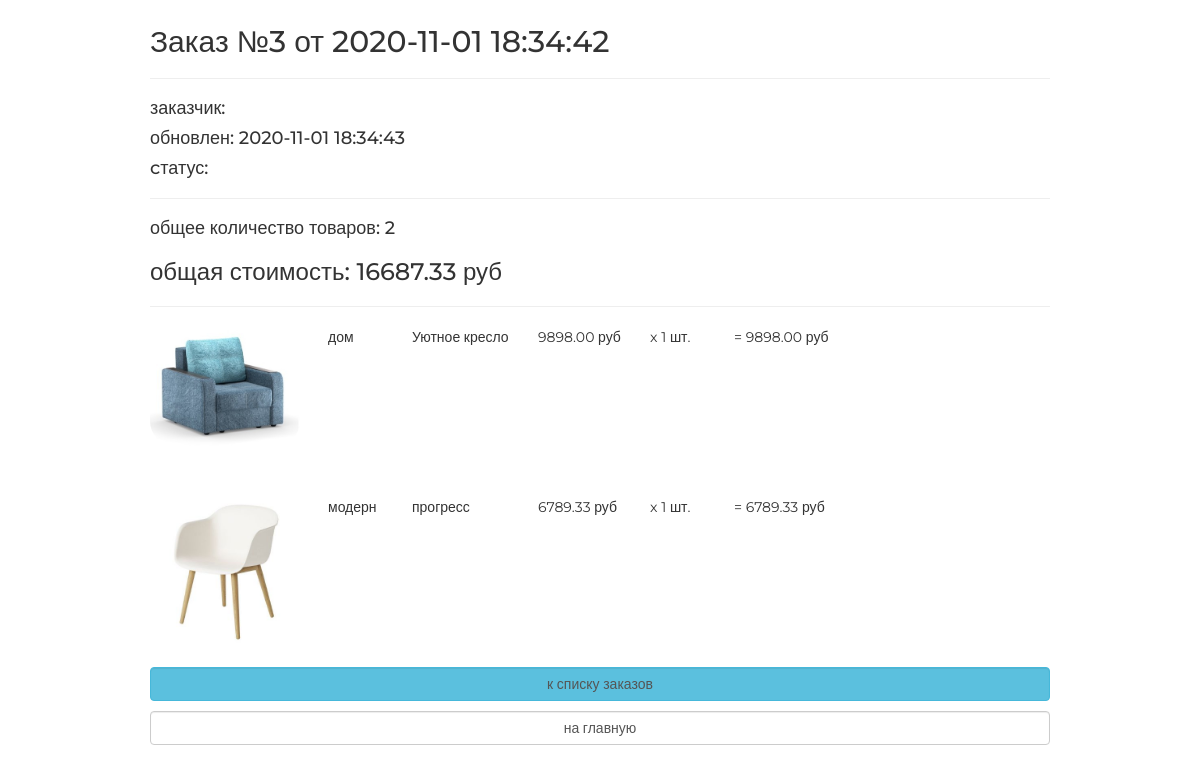
/order/read/3/, run on the app's committed database.
### orderapp/models.py (models this page shows, shortened)
class Order(models.Model):
    FORMING = 'FM'
    SENT_TO_PROCESSING = 'STP'
    PROCESSED = 'PRD'
    PAID = 'PD'
    READY = 'RDY'
    DONE = 'DN'
    CANCELLED = 'CNC'
    ORDER_STATUSES = (
        (FORMING, 'формируется'),
        (SENT_TO_PROCESSING, 'отправлен в обработку'),
        (PROCESSED, 'обработан'),
        (PAID, 'оплачен'),
        (READY, 'готов к выдаче'),
        (DONE, 'выдан'),
        (CANCELLED, 'отменен'),
    )
    user = models.ForeignKey(settings.AUTH_USER_MODEL, on_delete=models.CASCADE, verbose_name='пользователь')
    created = models.DateTimeField(auto_now_add=True, verbose_name='дата создания')
    updated = models.DateTimeField(auto_now=True, verbose_name='дата изменения')
    status = models.CharField(max_length=3, choices=ORDER_STATUSES, default=FORMING, verbose_name='статус заказа')
    is_active = models.BooleanField(default=True, verbose_name='активен')
    class Meta:
        ordering = ('-created',)
        verbose_name = 'заказ'
        verbose_name_plural = 'заказы'
    def get_total_quantity(self):
        items = self.orderitems.select_related()
        return sum(list(map(lambda x: x.quantity, items)))
    def get_total_cost(self):
        items = self.orderitems.select_related()
        return sum(list(map(lambda x: x.quantity * x.product.price, items)))

class OrderItem(models.Model):
    order = models.ForeignKey(Order, related_name='orderitems', on_delete=models.CASCADE, verbose_name='заказ')
    product = models.ForeignKey(Product, on_delete=models.CASCADE, verbose_name='продукт')
    quantity = models.PositiveSmallIntegerField(default=0, verbose_name='количество')
    def get_product_cost(self):
        return self.product.price * self.quantity

### mainapp/models.py (models this page shows, shortened)
class Product(models.Model):
    category = models.ForeignKey(ProductCategory, on_delete=models.CASCADE)
    name = models.CharField(max_length=128, verbose_name='имя')
    image = models.ImageField(upload_to='products_images', blank=True, verbose_name='изображение')
    short_desc = models.CharField(max_length=128, verbose_name='краткое описание', blank=True)
    description = models.TextField(blank=True, verbose_name='описание')
    price = models.DecimalField(max_digits=8, decimal_places=2, default=0, verbose_name='цена')
    quantity = models.PositiveSmallIntegerField(default=0, verbose_name='количество товара')
    is_active = models.BooleanField(default=True, verbose_name='активен')
    class Meta:
        verbose_name = 'продукт'
        verbose_name_plural = 'продукты'

class ProductCategory(models.Model):
    name = models.CharField(max_length=64, unique=True, verbose_name='имя')
    description = models.TextField(blank=True, verbose_name='описание')
    is_active = models.BooleanField(verbose_name='активна', default=True)
    class Meta:
        verbose_name = 'категория'
        verbose_name_plural = 'категории'

### orderapp/views.py (the view)
# urls.py: path('read/<pk>/', orderapp.OrderRead.as_view(), name='order_read'),
class OrderRead(DetailView):
    model = Order

### adminapp/templatetags/custom_tags.py (called while the page is built)
@register.filter(name='media_folder_products')
def media_folder_products(string):
    if not string:
        string = 'products_images/default.jpg'
    return f'{settings.MEDIA_URL}{string}'

### mainapp/context_processors.py (called while the page is built)
def basket(request):
    basket_items = []
    if request.user.is_authenticated:
        basket_items = Basket.objects.filter(user=request.user)
    return {
        'basket': basket_items
    }

### orderapp/templates/orderapp/order_detail.html
{% extends "orderapp/base.html" %}
{% load static %}
{% load custom_tags %}
{% block content %}
    {% include 'orderapp/inc/inc_order_summary.html' %}
    <div class="basket_list">
        {% for item in object.orderitems.select_related %}
            <div class="basket_record">
                <img src="{{ item.product.image|media_folder_products }}"
                     alt="{{ item.product.short_desc }}">
                <span class="category_name">
                   {{ item.product.category.name }}
               </span>
                <span class="product_name">{{ item.product.name }}</span>
                <span class="product_price">
                   {{ item.product.price }}&nbspруб
               </span>
                <span class="product_quantitiy">
                   x {{ item.quantity }} шт.
               </span>
                <span class="product_cost">
                    = {{ item.get_product_cost }}&nbspруб
               </span>
            </div>
        {% endfor %}
    </div>
    {% include 'orderapp/inc/inc_order_actions.html' %}
{% endblock %}

### orderapp/templates/orderapp/inc/inc_order_summary.html (shortened to what this page needs)
{% if object %}
    <div class="h2">Заказ №{{ object.pk }} от {{ object.created|date:"Y-m-d H:i:s" }}</div>
    <hr>
    <div class="h4">заказчик: {{ user.last_name }} {{ user.first_name }} </div>
    <div class="h4">обновлен: {{ object.updated|date:"Y-m-d H:i:s" }}</div>
    <div class="h4">cтатус: {{ object.get_status_display }}</div>
    <hr>
    <div class="h4">
        общее количество товаров: <span class="order_total_quantity">{{ object.get_total_quantity }}</span>
    </div>
    <div class="h3">
        общая стоимость: <span class="order_total_cost">{{ object.get_total_cost }}</span> руб
    </div>
{% endif %}
<hr>

### static/css/style.css (style rules this page uses)
* { margin: 0; padding: 0; }
.order_container img { display: block; float: left; width: 150px; border-radius: 25px; }
body { font-family: 'Montserrat', sans-serif; }
html, body { height: 100%; }
.basket_list span.category_name { margin-left: 2em; width: 5em; position: relative; display: block; float: left; }
.basket_list span.product_name { margin-left: 1em; width: 8em; position: relative; display: block; float: left; }
.basket_list span.product_price { margin-left: 1em; width: 7em; position: relative; display: block; float: left; }
.basket_list span.product_quantitiy { margin-left: 1em; width: 5em; position: relative; display: block; float: left; }
.basket_list span.product_cost { margin-left: 1em; width: 10em; position: relative; display: block; float: left; }
.basket_list .basket_record { position: relative; display: block; height: 170px; float: none; }

### data on the page
Order: pk "3", created "2020-11-01 18:34:42", updated "2020-11-01 18:34:43", get_total_quantity "2", get_total_cost "16687.33"
OrderItem: product.image|media_folder_products (picture), product.category.name "дом", product.name "Уютное кресло", product.price "9898.00", quantity "1", get_product_cost "9898.00"
OrderItem: product.image|media_folder_products (picture), product.category.name "модерн", product.name "прогресс", product.price "6789.33", quantity "1", get_product_cost "6789.33"
